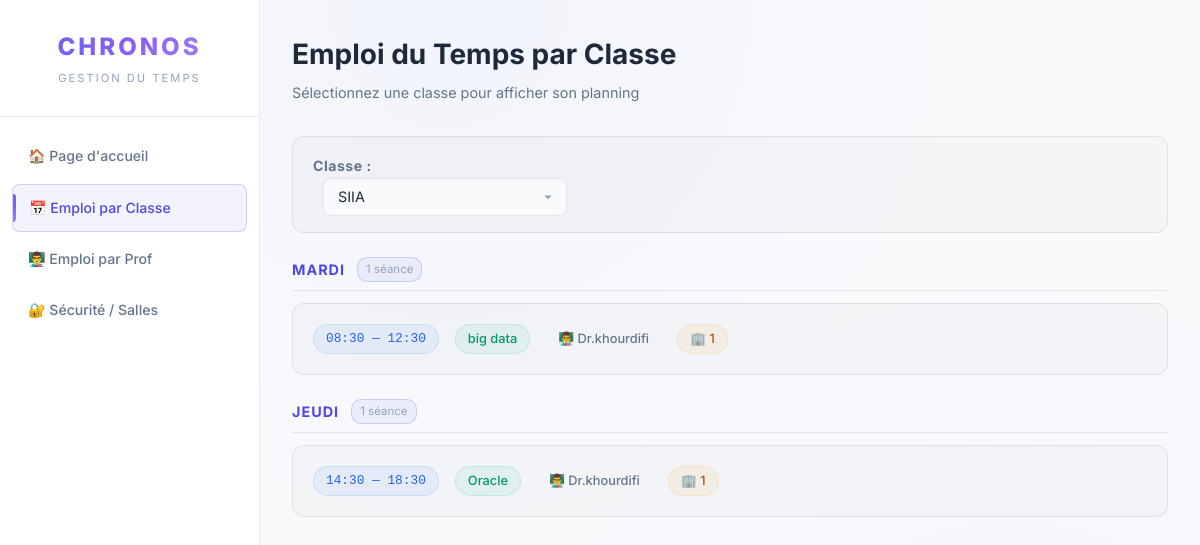
The page /WebApp/TIMETABLE_APP/views/emploi_classe.php?id_classe=1 on the database as committed earlier.
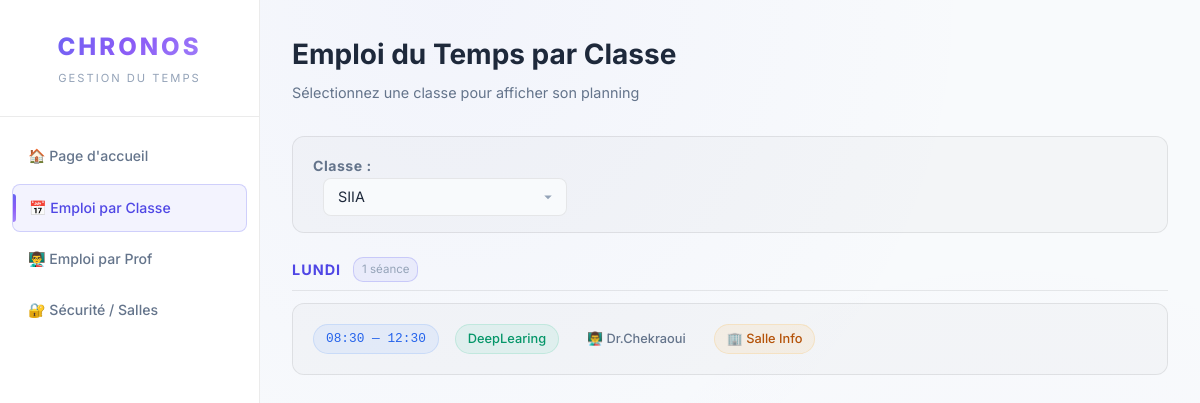
The same page on the database as committed later.
### tables this page shows
CREATE TABLE `EMPLOI_DU_TEMPS` (
  `ID_EMPLOI` int(11) NOT NULL,
  `ID_PROF` int(11) DEFAULT NULL,
  `ID_COURS` int(11) DEFAULT NULL,
  `ID_SALLE` int(11) DEFAULT NULL,
  `ID_CLASSE` int(11) DEFAULT NULL,
  `JOUR` varchar(20) DEFAULT NULL,
  `HEURE_DEB` time DEFAULT NULL,
  `HEURE_FIN` time DEFAULT NULL
);

CREATE TABLE `COURS` (
  `ID_COURS` int(11) NOT NULL,
  `NOM_COURS` varchar(100) NOT NULL
);

CREATE TABLE `PROF` (
  `ID_PROF` int(11) NOT NULL,
  `NOM_PROF` varchar(100) NOT NULL,
  `EMAIL` varchar(150) NOT NULL,
  `PASSWORD` varchar(255) NOT NULL
);

CREATE TABLE `SALLE` (
  `ID_SALLE` int(11) NOT NULL,
  `NOM_SALLE` varchar(100) NOT NULL,
  `CAPACITE` int(11) NOT NULL
);

### WebApp/TIMETABLE_APP/views/emploi_classe.php (the view, shortened to what this page needs)
<?php
include __DIR__ . "/../../config/db.php";
$classes_res = $conn->query("SELECT * FROM CLASSE ORDER BY NUMERO");
$id_classe = $_GET['id_classe'] ?? null;
$emplois = null;
if ($id_classe) {
    $sql = "SELECT e.*, p.NOM_PROF, co.NOM_COURS, s.NOM_SALLE,
            TIME_FORMAT(e.HEURE_DEB, '%H:%i') as hd, TIME_FORMAT(e.HEURE_FIN, '%H:%i') as hf
            FROM EMPLOI_DU_TEMPS e
            LEFT JOIN PROF p ON e.ID_PROF = p.ID_PROF LEFT JOIN COURS co ON e.ID_COURS = co.ID_COURS
            LEFT JOIN SALLE s ON e.ID_SALLE = s.ID_SALLE
            WHERE e.ID_CLASSE = ?
            ORDER BY FIELD(e.JOUR, 'Lundi','Mardi','Mercredi','Jeudi','Vendredi','Samedi'), e.HEURE_DEB";
    $stmt = $conn->prepare($sql);
    $stmt->bind_param("i", $id_classe);
    $stmt->execute();
    $emplois = $stmt->get_result();
}
?>
<!DOCTYPE html>
<html lang="fr">
<head>
    <link rel="stylesheet" href="../assets/style.css?v=2">
</head>
<body>
    <div class="sidebar">
        <div class="sidebar-header">
            <div class="brand">CHRONOS</div>
            <div class="brand-sub">Gestion du temps</div>
        </div>
        <div class="sidebar-menu">
            <a href="../index.php">🏠 Page d'accueil</a>
            <a href="emploi_classe.php" class="active">📅 Emploi par Classe</a>
            <a href="emploi_prof.php">👨‍🏫 Emploi par Prof</a>
            <a href="securite.php">🔐 Sécurité / Salles</a>
        </div>
    </div>
    <div class="main-content">
        <div class="page-header">
            <div>
                <h2>Emploi du Temps par Classe</h2>
                <p class="subtitle">Sélectionnez une classe pour afficher son planning</p>
            </div>
        </div>
        <div class="filter-section">
            <form method="GET">
                <label><strong>Classe :</strong></label>
                <select name="id_classe" onchange="this.form.submit()" style="margin-left:10px;">
                    <?php while($c = $classes_res->fetch_assoc()): ?>
                        <option value="<?= $c['ID_CLASSE'] ?>" <?= $id_classe == $c['ID_CLASSE'] ? 'selected' : '' ?>>
                            <?= htmlspecialchars($c['NUMERO']) ?>
                        </option>
                    <?php endwhile; ?>
                </select>
            </form>
        </div>
        <?php if ($id_classe && $emplois && $emplois->num_rows > 0): ?>
            <?php
            $grouped = [];
            while($row = $emplois->fetch_assoc()) { $grouped[$row['JOUR']][] = $row; }
            ?>
            <?php foreach($grouped as $day => $sessions): ?>
                <div class="day-group">
                    <div class="day-group-header">
                        <span class="day-name"><?= htmlspecialchars($day) ?></span>
                        <span class="day-count"><?= count($sessions) ?> séance<?= count($sessions)>1?'s':'' ?></span>
                    </div>
                    <div class="schedule-list">
                        <?php foreach($sessions as $s): ?>
                            <div class="session-card">
                                <div class="session-main">
                                    <span class="session-chip chip-time"><?= $s['hd'] ?> — <?= $s['hf'] ?></span>
                                    <span class="session-chip chip-course"><?= htmlspecialchars($s['NOM_COURS']) ?></span>
                                    <span class="session-chip chip-prof">👨‍🏫 <?= htmlspecialchars($s['NOM_PROF']) ?></span>
                                    <span class="session-chip chip-room">🏢 <?= htmlspecialchars($s['NOM_SALLE']) ?></span>
                                </div>
                            </div>
                        <?php endforeach; ?>
                    </div>
                </div>
            <?php endforeach; ?>
        <?php elseif($id_classe): ?>
            <div class="empty-state">Aucune séance programmée pour cette classe.</div>
        <?php endif; ?>
    </div>
</body>
</html>

Rows that differ between the two databases and show on the page:
removed emploi_du_temps: hd "08:30", hf "12:30", ID_COURS.NOM_COURS "big data", ID_PROF.NOM_PROF "Dr.khourdifi", ID_SALLE.NOM_SALLE "1", shown under "MARDI"
removed emploi_du_temps: hd "14:30", hf "18:30", ID_COURS.NOM_COURS "Oracle", ID_PROF.NOM_PROF "Dr.khourdifi", ID_SALLE.NOM_SALLE "1", shown under "JEUDI"
added emploi_du_temps: hd "08:30", hf "12:30", ID_COURS.NOM_COURS "DeepLearing", ID_PROF.NOM_PROF "Dr.Chekraoui", ID_SALLE.NOM_SALLE "Salle Info", shown under "LUNDI"
Other text that changed with them:
new list line: "LUNDI 1 séance"
list line gone: "MARDI 1 séance"
list line gone: "JEUDI 1 séance"
